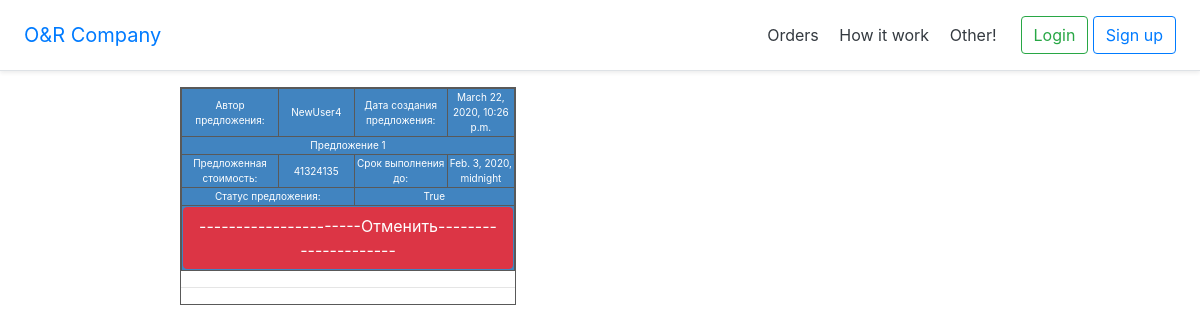
The page /suggestion/view/5 on the database as committed earlier.
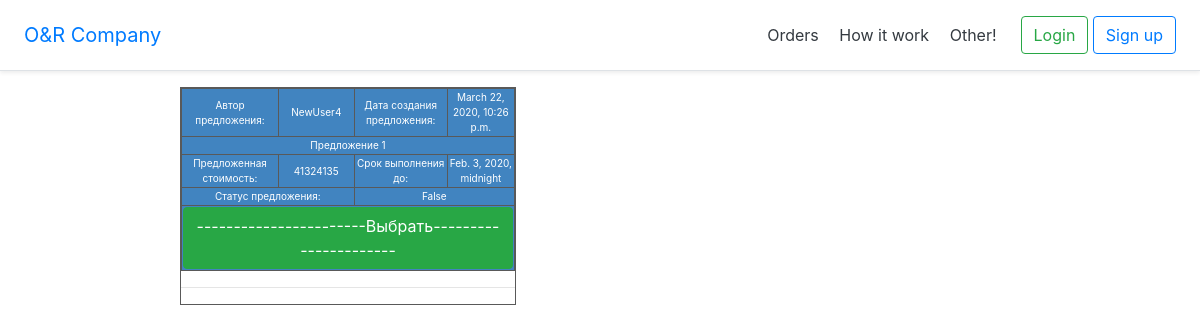
The same page on the database as committed later.
### orders/models.py (models this page shows, shortened)
class Suggestion(models.Model):
    order = models.ForeignKey(Order, on_delete=models.PROTECT)
    author = models.ForeignKey(User, on_delete=models.PROTECT)
    date_create = models.DateTimeField(default=timezone.now)
    offer_description = models.TextField()
    deadline = models.DateTimeField()
    offer_price = models.PositiveIntegerField()
    status = models.CharField(max_length=10, default='N0ne')
    selected_offer = models.BooleanField()

### orders/views.py (the view)
# urls.py: url(r'suggestion/view/(?P<pk>\d+)$', orders_views.SuggestionView.as_view(model=Suggestion,
class SuggestionView(DetailView):
    model = Suggestion
    def get_context_data(self, **kwargs):
        context = super(SuggestionView, self).get_context_data(**kwargs)
        a = self.object.order.pk
        ord_sug = Suggestion.objects.filter(order_id=a)
        count = 0
        for sug in ord_sug:
            if sug.selected_offer:
                count += 1
        context['true_sug'] = count
        return context

### orders/templates/orders/suggestion_view.html (shortened to what this page needs)
{% extends "HomePage/base.html" %}
{% load i18n %}
{% load static %}
{% block content %}
    <link rel="stylesheet" href="{% static 'orders/order_style.css' %}">
    <div class="vso">
        <div class="vs">
            <table class="table2">
                <tbody>
                    <tr >
                        <td >Автор предложения:</td>
                        <td>{{ suggestion.author }}</td>
                        <td>Дата создания предложения: </td>
                        <td>{{ suggestion.date_create }}</td>
                    </tr>
                    <tr>
                        <td colspan="4">{{ suggestion.offer_description }}</td>
                    </tr>
                    <tr>
                        <td>Предложенная стоимость:</td>
                        <td>{{ suggestion.offer_price }}</td>
                        <td>Срок выполнения до:</td>
                        <td>{{ suggestion.deadline }}</td>
                    </tr>
                    <tr>
                        <td colspan="2">Статус предложения: </td>
                        <td colspan="2">{{ suggestion.selected_offer }}</td>
                    </tr>
                    <tr>
                        <td colspan="4">
                            {% if true_sug == 0 %}
                                <a href="{% url 'change_status' pk=suggestion.pk %}">
                                    <button class="btn btn-success" id="click_button">
                                        -----------------------Выбрать----------------------
                                    </button>
                                </a>
                            {% else %}
                                {% if suggestion.selected_offer == True %}
                                    <a href="{% url 'change_status' pk=suggestion.pk %}">
                                    <button class="btn btn-danger" id="cancel_button">
                                        ----------------------Отменить---------------------
                                    </button>
                                    </a>
                                {% else %}
                                    <p>Чебурек!)</p>
                                {% endif %}
                            {% endif %}
                        </td>
                    </tr>
                </tbody>
            </table>
            <hr>
        </div>
    </div>
{% endblock %}

Rows that differ between the two databases and show on the page:
changed Suggestion "Предложение 1": selected_offer "True" → "False"
Other text that changed with them:
text no longer shown: "----------------------Отменить---------------------"
text now shown: "-----------------------Выбрать----------------------"
